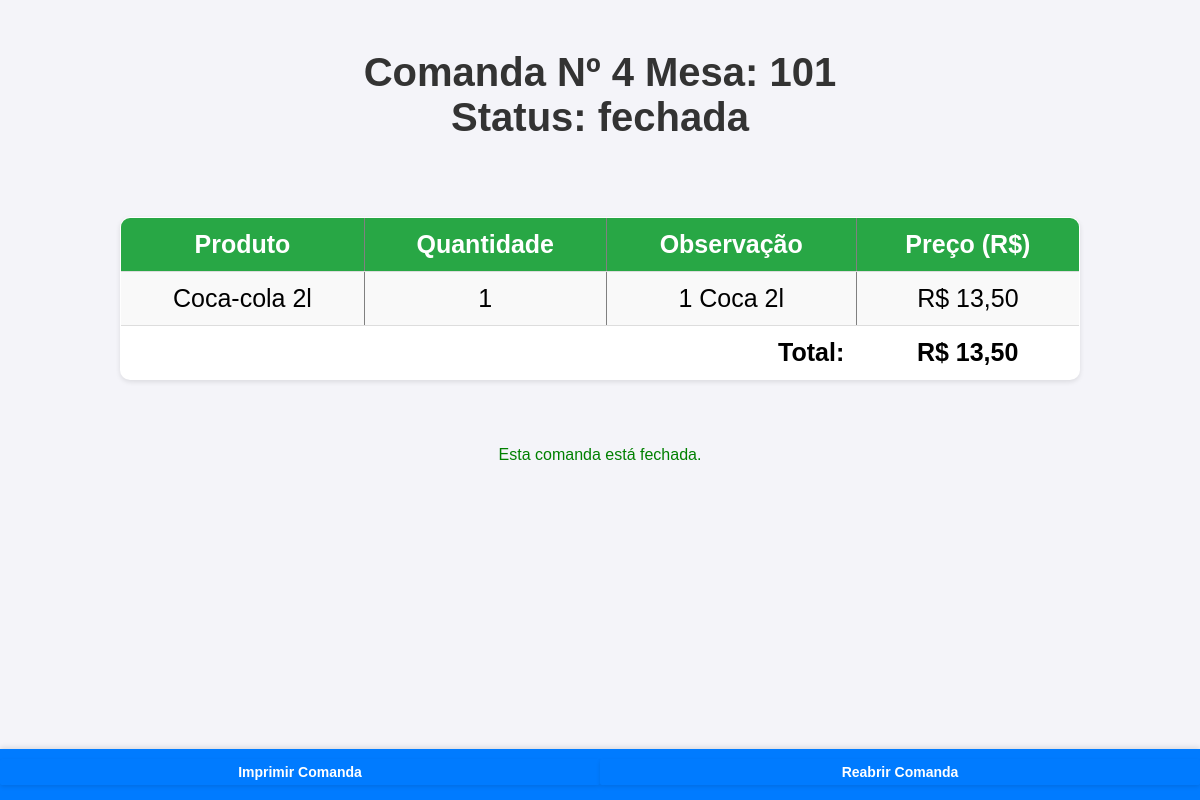
The app's page /comanda.php?id=247 with its own data.
### tables this page shows
CREATE TABLE `comandas` (
  `id` int(11) NOT NULL,
  `numero` int(11) NOT NULL,
  `aberta` tinyint(1) DEFAULT 1,
  `mesa` int(11) DEFAULT NULL,
  `status` enum('aberta','fechada') NOT NULL DEFAULT 'aberta',
  `criado_em` timestamp NOT NULL DEFAULT current_timestamp(),
  `data_fechamento` datetime DEFAULT NULL
);

CREATE TABLE `itens` (
  `id` int(11) NOT NULL,
  `comanda_id` int(11) NOT NULL,
  `produto` varchar(255) NOT NULL,
  `descricao` varchar(255) DEFAULT NULL,
  `quantidade` int(11) NOT NULL,
  `preco` decimal(10,2) NOT NULL,
  `criado_em` timestamp NOT NULL DEFAULT current_timestamp(),
  `atendido` tinyint(1) DEFAULT 0
);

### comanda.php (the view, shortened to what this page needs)
<?php
include 'db.php';
if (empty($_POST['numero'])) {
    $stmt = $pdo->query("SELECT MAX(numero) AS max_numero FROM comandas");
    $resultado = $stmt->fetch();
    $numero = $resultado ? $resultado['max_numero'] + 1 : 1;
    $mesa = intval($_POST['mesa']);
} else {
    $numero = intval($_POST['numero']);
    $mesa = intval($_POST['mesa']);
}
$comanda_id = isset($_GET['id']) ? intval($_GET['id']) : 0;
if ($comanda_id > 0) {
    $stmt = $pdo->prepare("SELECT * FROM comandas WHERE id = ?");
    $stmt->execute([$comanda_id]);
    $comanda = $stmt->fetch();
    $stmt = $pdo->prepare("SELECT * FROM itens WHERE comanda_id = ?");
    $stmt->execute([$comanda_id]);
    $itens = $stmt->fetchAll();
} else {
    $stmt = $pdo->prepare("INSERT INTO comandas (numero, mesa) VALUES (?, ?)");
    $stmt->execute([$numero, $mesa]);
    header("Location: abrir_comanda.php");
}
?>
<!DOCTYPE html>
<html>
<head>
    <link rel="stylesheet" href="style/style.css">
</head>
<body>
    <h1>Comanda Nº <?= htmlspecialchars($comanda['numero']) ?>
    Mesa: <?= htmlspecialchars($comanda['mesa']) ?></br>
    Status: <?= htmlspecialchars($comanda['status']) ?></br>
    </h1>
    <table border="1">
        <tr>
            <th>Produto</th>
            <th>Quantidade</th>
            <th>Observação</th>
            <th>Preço (R$)</th>
        </tr>
        <?php
        $total = 0;
        foreach ($itens as $item):
            $total += $item['preco'];
        ?>
        <tr>
            <td><?= htmlspecialchars($item['produto']) ?></td>
            <td><?= number_format($item['quantidade'], 0) ?></td>
            <td><?= htmlspecialchars($item['descricao']) ?></td>
            <td>R$ <?= number_format($item['preco'], 2, ',', '.') ?></td>
        </tr>
        <?php endforeach; ?>
        <tr>
            <td colspan="3" style="text-align: right; font-weight: bold;">Total:</td>
            <td style="font-weight: bold;">R$ <?= number_format($total, 2, ',', '.') ?></td>
        </tr>
    </table>
    <?php if ($comanda['status'] === 'aberta'): ?>
        <form method="get" action="fechar_comanda.php">
            <input type="hidden" name="id" value="<?= htmlspecialchars($comanda_id) ?>">
            <nav class="navbar">
                <a href="abrir_comanda.php" class="butt">voltar</a>
                <button type="submit" style="background-color: red">Fechar Comanda</button>
            </nav>
        </form>
    <?php else: ?>
        <nav class="navbar">
        <a href="imprimir_comanda.php?id=<?= htmlspecialchars($comanda_id) ?>" class="butt">
        <button">Imprimir Comanda</button>
        </a>
        <a href="reabrir_comanda.php?id=<?= htmlspecialchars($comanda_id) ?>" class="butt">
        <button">Reabrir Comanda</button>
        </a>
    </nav>
        <p style="color: green;">Esta comanda está fechada.</p>
    <?php endif; ?>
</body>
</html>

### style/style.css (style rules this page uses)
body { font-family: 'Arial', sans-serif; background-color: #f4f4f9; margin: 0; padding: 0; display: flex; flex-direction: column; align-items: center; min-height: 100vh; }
h1, h2 { color: #333; font-size: 40px; text-align: center; margin-top: 50px; }
.butt { width: 100%; display: block; text-decoration: none; background-color: #007BFF; color: #fff; font-size: 25px; font-weight: bold; text-align: center; margin-bottom: 5px; padding: 5px; border-radius: 2px; box-shadow: 0 2px 4px rgba(0, 0, 0, 0.1); transition: background-color 0.3s ease, transform 0.2s ease; }
table { width: 80%; border-collapse: collapse; margin: 50px 0; background-color: #fff; border-radius: 10px; overflow: hidden; box-shadow: 0 2px 5px rgba(0, 0, 0, 0.1); padding: 20px; box-sizing: border-box; }
table th, table td { padding: 12px; text-align: center; border-bottom: 1px solid #ddd; font-size: 25px; }
table th { background-color: #28a745; color: white; font-weight: bold; }
table tr:last-child td { border:black; }
table tr:nth-child(even) { background-color: #f9f9f9; }
.navbar { position: fixed; bottom: 0; left: 0; width: 100%; background-color: #007BFF; display: flex; justify-content: space-around; padding: 10px 0; box-shadow: 0 -2px 5px rgba(0, 0, 0, 0.1); }
.navbar a { color: white; font-size: 14px; text-align: center; }

### records on screen
comandas: numero "4", mesa "101", status "fechada"
itens: produto "Coca-cola 2l", quantidade "1", descricao "1 Coca 2l", preco "13,50"

### other values on screen
$total "13,50"
